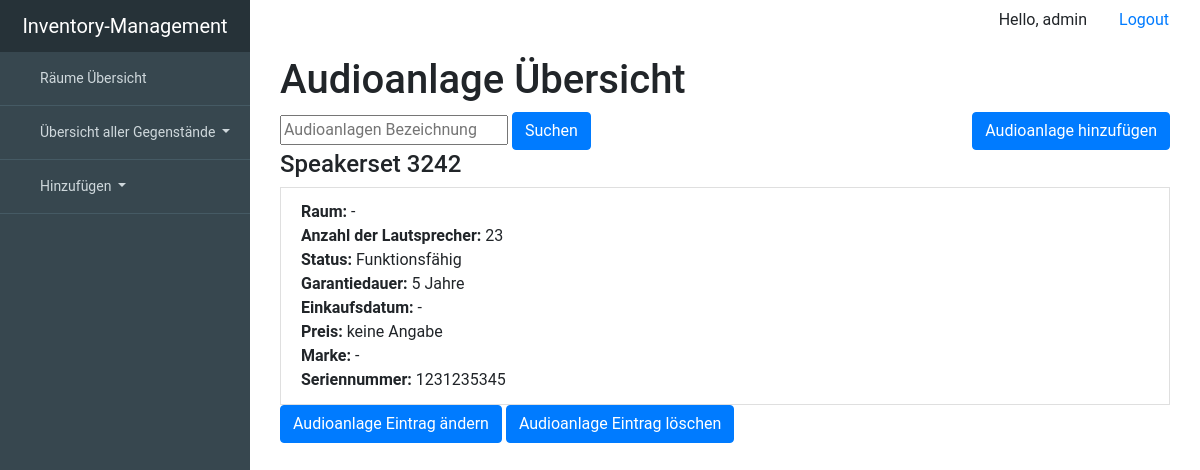
/speakerset/all (signed in), run on an earlier commit of the app's database.
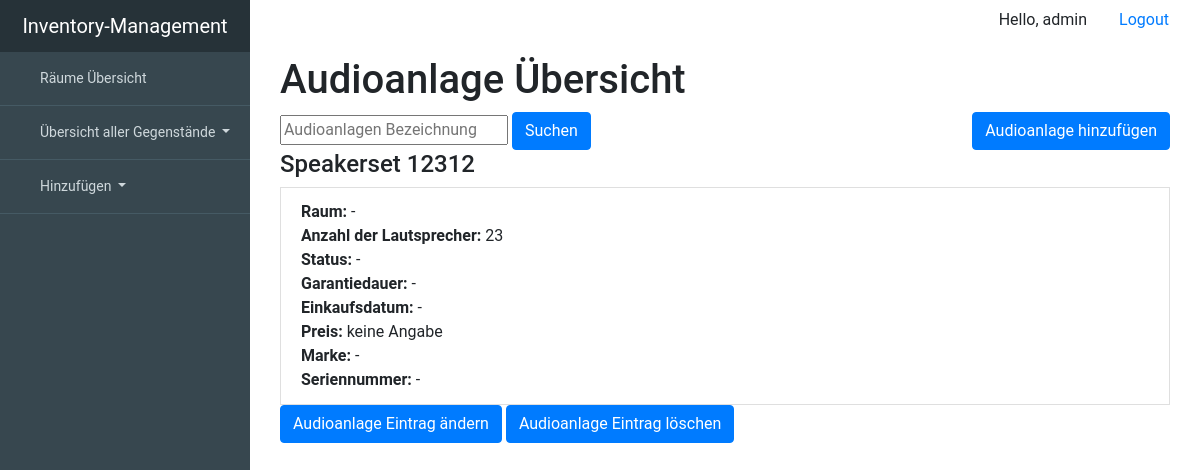
And on a later commit of the database.
### inventory_managementsentials/models.py (models this page shows, shortened)
class Device(models.Model):
    room = models.ForeignKey('Room', null=True, blank=True, on_delete=models.SET_NULL)
    description = models.CharField(max_length=99, unique=True, primary_key=True)
    working = 'working'
    broken = 'broken'
    status_choice = [(working, "working"), (broken, "broken")]
    status = models.CharField(choices=status_choice, max_length=7, blank=True, null=True)
    serialnumber = models.CharField(max_length=99, blank=True, null=True)
    warranty_period = models.IntegerField(blank=True, null=True)
    date_of_purchase = models.DateTimeField(blank=True, null=True)
    price = models.IntegerField(blank=True, null=True)
    brand = models.ForeignKey(Brand, on_delete=models.SET_NULL, blank=True, null=True)
    class Meta:
        abstract = True

class SpeakerSet(Device):
    quantity = models.IntegerField(blank=True, null=True)
    class Meta:
        verbose_name = "SpeakerSet"
        verbose_name_plural = "SpeakerSets"

### inventory_managementsentials/views.py (the view)
# urls.py: url(r'^speakerset/all$', views.SpeakerSetView.as_view(), name='SpeakerSetView'),
class SpeakerSetView(LoginRequiredMixin, generic.ListView):
    login_url = 'inventory_managementsentials:login'
    template_name = 'inventory_managementsentials/all/all_speakerset.html'
    context_object_name = 'speakerset_list'
    def get_queryset(self):
        filter_description = self.request.GET.get('speakerset_description', None)
        if filter_description is not None:
            return SpeakerSet.objects.filter(description__icontains=filter_description)
        else:
            return SpeakerSet.objects.order_by('description')

### inventory_managementsentials/templates/inventory_managementsentials/all/all_speakerset.html (shortened to what this page needs)
{% extends "inventory_managementsentials/base.html" %}
{% block content %}
    <div class="container">
        <header>
            <div class="editor-indent">
                <div class="inner">
                    <h1>Audioanlage Übersicht </h1>
                </div>
            </div>
        </header>
        <form method="GET" action="/speakerset/all">
                <input type="text" name="speakerset_description" placeholder="Audioanlagen Bezeichnung">
                <button type="submit" class="btn btn-primary">Suchen</button>
                <a href='/add/speakerset/' class="btn btn-primary" style="float:right">Audioanlage hinzufügen</a>
            </form>
        <div class="whatever_else_you_need">
            {% if speakerset_list %}
                {% for speakerset in speakerset_list %}
                    <div class="list-group">
                        <h4 class="list-group-itemlist-group-item-action active">Speakerset {{ speakerset.description }}</h4>
                        <a class="list-group-item list-group-item-action">
                            <strong>Raum: </strong>{{ speakerset.room|default_if_none:'-' }}<br>
                            <strong>Anzahl der Lautsprecher:</strong>
                            {{ speakerset.quantity }}<br>
                            <strong>Status:</strong>
                        {% if speakerset.status == 'working' %}
                            Funktionsfähig
                        {% elif speakerset.status == 'broken' %}
                            <strong>Defekt</strong>
                        {% else %}
                            -
                        {% endif %}<br>
                            <strong>Garantiedauer:</strong>
                        {% if speakerset.warranty_period %}
                            {{ speakerset.warranty_period }} Jahre
                        {% else %}
                            -
                        {% endif %}
                        <br>
                            <strong>Einkaufsdatum:</strong> {{ speakerset.date_of_purchase|default_if_none:'-' }}<br>
                            <strong>Preis:</strong>
                        {% if speakerset.price %}
                            {{ speakerset.price}}€
                        {% else %}
                            keine Angabe
                        {% endif %}
                        <br>
                            <strong>Marke:</strong> {{ speakerset.brand|default_if_none:'-'}}<br>
                            <strong>Seriennummer: </strong> {{ speakerset.serialnumber|default_if_none:'-'}}<br>
                        </a>
                    <div>
                            <a href='/update/speakerset/{{ speakerset.description }}' class="btn btn-primary">Audioanlage Eintrag ändern</a>
                            <a href='/delete/speakerset/{{ speakerset.description }}' class="btn btn-primary">Audioanlage Eintrag löschen</a>
                        </div>
                {% endfor %}
                    </div>
            {% else %}
                <p>Keine Audioanlagen vorhanden.</p>
            {% endif %}
        </div>
    </div>
{% endblock %}

What changed in the data, as far as the page shows it:
removed SpeakerSet: description "3242", room "-", quantity "23", status "Funktionsfähig", warranty_period "5", date_of_purchase "-", shows "keine Angabe", brand "-", serialnumber "1231235345"
added SpeakerSet: description "12312", room "-", quantity "23", date_of_purchase "-", shows "keine Angabe", brand "-", serialnumber "-"
